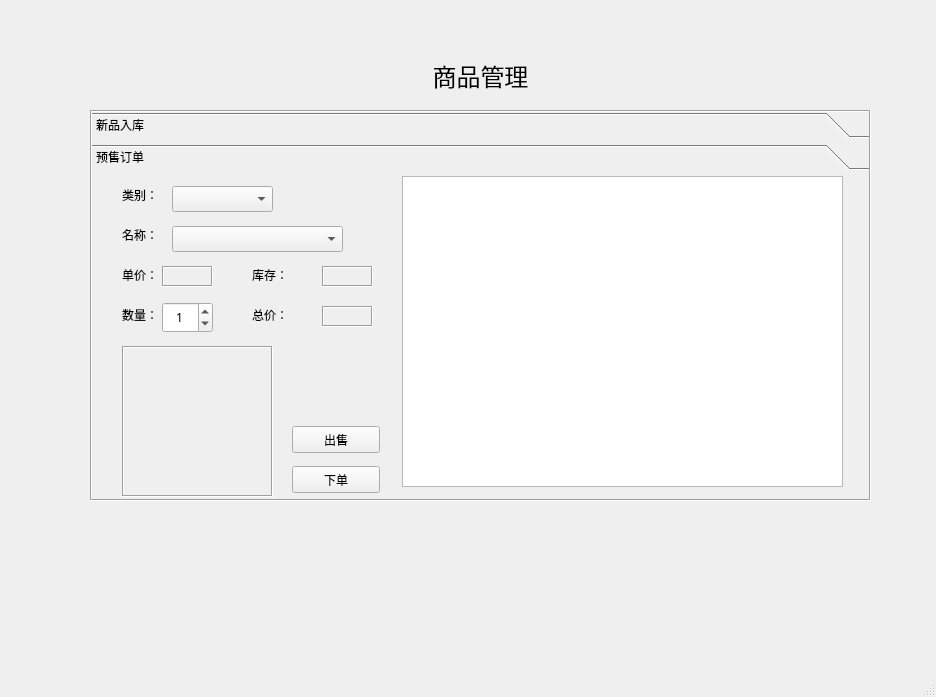
<?xml version="1.0" encoding="UTF-8"?>
<ui version="4.0">
 <class>MainWindow</class>
 <widget class="QMainWindow" name="MainWindow">
  <property name="geometry">
   <rect>
    <x>0</x>
    <y>0</y>
    <width>936</width>
    <height>697</height>
   </rect>
  </property>
  <property name="windowTitle">
   <string>MainWindow</string>
  </property>
  <widget class="QWidget" name="centralwidget">
   <widget class="QStackedWidget" name="stackedWidget">
    <property name="geometry">
     <rect>
      <x>90</x>
      <y>60</y>
      <width>781</width>
      <height>491</height>
     </rect>
    </property>
    <property name="currentIndex">
     <number>1</number>
    </property>
    <widget class="QWidget" name="page"/>
    <widget class="QWidget" name="page_2">
     <widget class="QLabel" name="label">
      <property name="geometry">
       <rect>
        <x>0</x>
        <y>0</y>
        <width>781</width>
        <height>31</height>
       </rect>
      </property>
      <property name="font">
       <font>
        <family>隶书</family>
        <pointsize>18</pointsize>
       </font>
      </property>
      <property name="text">
       <string>商品管理</string>
      </property>
      <property name="alignment">
       <set>Qt::AlignCenter</set>
      </property>
     </widget>
     <widget class="QToolBox" name="toolBox">
      <property name="geometry">
       <rect>
        <x>0</x>
        <y>50</y>
        <width>781</width>
        <height>391</height>
       </rect>
      </property>
      <property name="sizePolicy">
       <sizepolicy hsizetype="Preferred" vsizetype="Preferred">
        <horstretch>0</horstretch>
        <verstretch>0</verstretch>
       </sizepolicy>
      </property>
      <property name="font">
       <font>
        <family>幼圆</family>
       </font>
      </property>
      <property name="frameShape">
       <enum>QFrame::Box</enum>
      </property>
      <property name="frameShadow">
       <enum>QFrame::Sunken</enum>
      </property>
      <property name="currentIndex">
       <number>1</number>
      </property>
      <widget class="QWidget" name="page_3">
       <property name="geometry">
        <rect>
         <x>0</x>
         <y>0</y>
         <width>777</width>
         <height>329</height>
        </rect>
       </property>
       <attribute name="label">
        <string>新品入库</string>
       </attribute>
       <widget class="QToolBox" name="toolBox_2">
        <property name="geometry">
         <rect>
          <x>0</x>
          <y>-30</y>
          <width>781</width>
          <height>421</height>
         </rect>
        </property>
        <property name="sizePolicy">
         <sizepolicy hsizetype="Preferred" vsizetype="Preferred">
          <horstretch>0</horstretch>
          <verstretch>0</verstretch>
         </sizepolicy>
        </property>
        <property name="font">
         <font>
          <family>幼圆</family>
         </font>
        </property>
        <property name="frameShape">
         <enum>QFrame::Box</enum>
        </property>
        <property name="frameShadow">
         <enum>QFrame::Sunken</enum>
        </property>
        <property name="currentIndex">
         <number>0</number>
        </property>
        <widget class="QWidget" name="page_5">
         <property name="geometry">
          <rect>
           <x>0</x>
           <y>0</y>
           <width>777</width>
           <height>359</height>
          </rect>
         </property>
         <attribute name="label">
          <string>新品入库</string>
         </attribute>
         <widget class="QComboBox" name="newCategoryComboBox">
          <property name="geometry">
           <rect>
            <x>80</x>
            <y>20</y>
            <width>81</width>
            <height>26</height>
           </rect>
          </property>
         </widget>
         <widget class="QLabel" name="label_3">
          <property name="geometry">
           <rect>
            <x>30</x>
            <y>20</y>
            <width>62</width>
            <height>18</height>
           </rect>
          </property>
          <property name="text">
           <string>类别：</string>
          </property>
         </widget>
         <widget class="QLabel" name="label_4">
          <property name="geometry">
           <rect>
            <x>30</x>
            <y>60</y>
            <width>41</width>
            <height>18</height>
           </rect>
          </property>
          <property name="text">
           <string>名称：</string>
          </property>
         </widget>
         <widget class="QLineEdit" name="newNameLineEdit">
          <property name="geometry">
           <rect>
            <x>80</x>
            <y>60</y>
            <width>191</width>
            <height>26</height>
           </rect>
          </property>
         </widget>
         <widget class="QLabel" name="label_5">
          <property name="geometry">
           <rect>
            <x>30</x>
            <y>100</y>
            <width>41</width>
            <height>18</height>
           </rect>
          </property>
          <property name="text">
           <string>进价：</string>
          </property>
         </widget>
         <widget class="QLabel" name="label_6">
          <property name="geometry">
           <rect>
            <x>160</x>
            <y>100</y>
            <width>51</width>
            <height>18</height>
           </rect>
          </property>
          <property name="text">
           <string>售价：</string>
          </property>
         </widget>
         <widget class="QLineEdit" name="newInputPriceLineEdit">
          <property name="geometry">
           <rect>
            <x>80</x>
            <y>100</y>
            <width>61</width>
            <height>26</height>
           </rect>
          </property>
         </widget>
         <widget class="QLineEdit" name="newOutputPriceLineEdit">
          <property name="geometry">
           <rect>
            <x>200</x>
            <y>100</y>
            <width>61</width>
            <height>26</height>
           </rect>
          </property>
         </widget>
         <widget class="QLabel" name="label_7">
          <property name="geometry">
           <rect>
            <x>30</x>
            <y>140</y>
            <width>41</width>
            <height>18</height>
           </rect>
          </property>
          <property name="text">
           <string>数量：</string>
          </property>
         </widget>
         <widget class="QSpinBox" name="newCountSpinBox">
          <property name="geometry">
           <rect>
            <x>80</x>
            <y>140</y>
            <width>61</width>
            <height>27</height>
           </rect>
          </property>
          <property name="alignment">
           <set>Qt::AlignCenter</set>
          </property>
          <property name="value">
           <number>1</number>
          </property>
         </widget>
         <widget class="QPushButton" name="newUploadPushButton">
          <property name="geometry">
           <rect>
            <x>180</x>
            <y>140</y>
            <width>88</width>
            <height>27</height>
           </rect>
          </property>
          <property name="text">
           <string>上传</string>
          </property>
         </widget>
         <widget class="QLabel" name="newPictureLabel">
          <property name="geometry">
           <rect>
            <x>131</x>
            <y>180</y>
            <width>141</width>
            <height>131</height>
           </rect>
          </property>
          <property name="frameShape">
           <enum>QFrame::Box</enum>
          </property>
          <property name="frameShadow">
           <enum>QFrame::Sunken</enum>
          </property>
          <property name="text">
           <string/>
          </property>
          <property name="scaledContents">
           <bool>true</bool>
          </property>
         </widget>
         <widget class="QLabel" name="label_8">
          <property name="geometry">
           <rect>
            <x>30</x>
            <y>190</y>
            <width>62</width>
            <height>18</height>
           </rect>
          </property>
          <property name="text">
           <string>商品样照：</string>
          </property>
         </widget>
         <widget class="QPushButton" name="newPutinStorePushButton">
          <property name="geometry">
           <rect>
            <x>20</x>
            <y>230</y>
            <width>88</width>
            <height>27</height>
           </rect>
          </property>
          <property name="text">
           <string>入库</string>
          </property>
         </widget>
         <widget class="QPushButton" name="newClearancePushButton">
          <property name="geometry">
           <rect>
            <x>20</x>
            <y>280</y>
            <width>88</width>
            <height>27</height>
           </rect>
          </property>
          <property name="text">
           <string>清仓</string>
          </property>
         </widget>
         <widget class="QTableView" name="commodityTableView">
          <property name="geometry">
           <rect>
            <x>310</x>
            <y>10</y>
            <width>441</width>
            <height>311</height>
           </rect>
          </property>
          <attribute name="horizontalHeaderMinimumSectionSize">
           <number>25</number>
          </attribute>
          <attribute name="horizontalHeaderDefaultSectionSize">
           <number>120</number>
          </attribute>
          <attribute name="horizontalHeaderStretchLastSection">
           <bool>true</bool>
          </attribute>
          <attribute name="verticalHeaderVisible">
           <bool>false</bool>
          </attribute>
         </widget>
        </widget>
        <widget class="QWidget" name="widget">
         <property name="geometry">
          <rect>
           <x>0</x>
           <y>0</y>
           <width>98</width>
           <height>28</height>
          </rect>
         </property>
         <attribute name="label">
          <string>Page 2</string>
         </attribute>
        </widget>
       </widget>
      </widget>
      <widget class="QWidget" name="page_4">
       <property name="geometry">
        <rect>
         <x>0</x>
         <y>0</y>
         <width>777</width>
         <height>329</height>
        </rect>
       </property>
       <attribute name="label">
        <string>预售订单</string>
       </attribute>
       <widget class="QLabel" name="label_9">
        <property name="geometry">
         <rect>
          <x>30</x>
          <y>10</y>
          <width>41</width>
          <height>18</height>
         </rect>
        </property>
        <property name="text">
         <string>类别：</string>
        </property>
       </widget>
       <widget class="QLabel" name="label_10">
        <property name="geometry">
         <rect>
          <x>30</x>
          <y>50</y>
          <width>41</width>
          <height>18</height>
         </rect>
        </property>
        <property name="text">
         <string>名称：</string>
        </property>
       </widget>
       <widget class="QLabel" name="label_11">
        <property name="geometry">
         <rect>
          <x>30</x>
          <y>90</y>
          <width>41</width>
          <height>18</height>
         </rect>
        </property>
        <property name="text">
         <string>单价：</string>
        </property>
       </widget>
       <widget class="QLabel" name="label_12">
        <property name="geometry">
         <rect>
          <x>160</x>
          <y>90</y>
          <width>41</width>
          <height>18</height>
         </rect>
        </property>
        <property name="text">
         <string>库存：</string>
        </property>
       </widget>
       <widget class="QLabel" name="label_13">
        <property name="geometry">
         <rect>
          <x>30</x>
          <y>130</y>
          <width>41</width>
          <height>18</height>
         </rect>
        </property>
        <property name="text">
         <string>数量：</string>
        </property>
       </widget>
       <widget class="QLabel" name="label_14">
        <property name="geometry">
         <rect>
          <x>160</x>
          <y>130</y>
          <width>41</width>
          <height>18</height>
         </rect>
        </property>
        <property name="text">
         <string>总价：</string>
        </property>
       </widget>
       <widget class="QComboBox" name="preCategoryComboBox">
        <property name="geometry">
         <rect>
          <x>80</x>
          <y>10</y>
          <width>101</width>
          <height>26</height>
         </rect>
        </property>
       </widget>
       <widget class="QComboBox" name="preNameComboBox">
        <property name="geometry">
         <rect>
          <x>80</x>
          <y>50</y>
          <width>171</width>
          <height>26</height>
         </rect>
        </property>
       </widget>
       <widget class="QLabel" name="preOutputPriceLabel">
        <property name="geometry">
         <rect>
          <x>70</x>
          <y>90</y>
          <width>51</width>
          <height>21</height>
         </rect>
        </property>
        <property name="frameShape">
         <enum>QFrame::Box</enum>
        </property>
        <property name="frameShadow">
         <enum>QFrame::Sunken</enum>
        </property>
        <property name="text">
         <string/>
        </property>
       </widget>
       <widget class="QLabel" name="preAmountLabel">
        <property name="geometry">
         <rect>
          <x>230</x>
          <y>90</y>
          <width>51</width>
          <height>21</height>
         </rect>
        </property>
        <property name="frameShape">
         <enum>QFrame::Box</enum>
        </property>
        <property name="frameShadow">
         <enum>QFrame::Sunken</enum>
        </property>
        <property name="text">
         <string/>
        </property>
       </widget>
       <widget class="QLabel" name="preTotalLabel">
        <property name="geometry">
         <rect>
          <x>230</x>
          <y>130</y>
          <width>51</width>
          <height>21</height>
         </rect>
        </property>
        <property name="frameShape">
         <enum>QFrame::Box</enum>
        </property>
        <property name="frameShadow">
         <enum>QFrame::Sunken</enum>
        </property>
        <property name="text">
         <string/>
        </property>
       </widget>
       <widget class="QSpinBox" name="preCountSpinBox">
        <property name="geometry">
         <rect>
          <x>70</x>
          <y>126</y>
          <width>51</width>
          <height>31</height>
         </rect>
        </property>
        <property name="alignment">
         <set>Qt::AlignCenter</set>
        </property>
        <property name="value">
         <number>1</number>
        </property>
       </widget>
       <widget class="QLabel" name="prePictureLabellabel">
        <property name="geometry">
         <rect>
          <x>30</x>
          <y>170</y>
          <width>151</width>
          <height>151</height>
         </rect>
        </property>
        <property name="frameShape">
         <enum>QFrame::Box</enum>
        </property>
        <property name="frameShadow">
         <enum>QFrame::Sunken</enum>
        </property>
        <property name="text">
         <string/>
        </property>
        <property name="scaledContents">
         <bool>true</bool>
        </property>
       </widget>
       <widget class="QPushButton" name="preShellPushButton">
        <property name="geometry">
         <rect>
          <x>200</x>
          <y>250</y>
          <width>88</width>
          <height>27</height>
         </rect>
        </property>
        <property name="text">
         <string>出售</string>
        </property>
       </widget>
       <widget class="QPushButton" name="prePlaceOrderPushButton">
        <property name="geometry">
         <rect>
          <x>200</x>
          <y>290</y>
          <width>88</width>
          <height>27</height>
         </rect>
        </property>
        <property name="text">
         <string>下单</string>
        </property>
       </widget>
       <widget class="QListWidget" name="listWidget">
        <property name="geometry">
         <rect>
          <x>310</x>
          <y>0</y>
          <width>441</width>
          <height>311</height>
         </rect>
        </property>
       </widget>
      </widget>
     </widget>
    </widget>
   </widget>
  </widget>
  <widget class="QMenuBar" name="menubar">
   <property name="geometry">
    <rect>
     <x>0</x>
     <y>0</y>
     <width>936</width>
     <height>23</height>
    </rect>
   </property>
  </widget>
  <widget class="QStatusBar" name="statusbar"/>
 </widget>
 <resources/>
 <connections/>
</ui>
